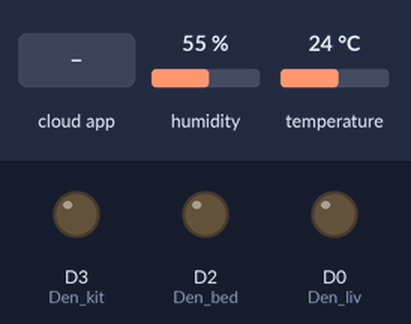
Simulated run of this sketch. Board: ESP8266 (NodeMCU). On the bench: output pins drawn as LEDs (lit = HIGH). The inputs (shaded band) are chosen by the test bench; at power-on: humidity 55 %, temperature 24 °C. WiFi joins after 1.5 s; servers stay silent unless stated; the Firebase database answers and starts empty; what the sketch prints to the serial monitor is not drawn.

Above: at 2.7 s.
2.8 s: the phone or cloud app sets Lamp to ON
At 4.0 s:
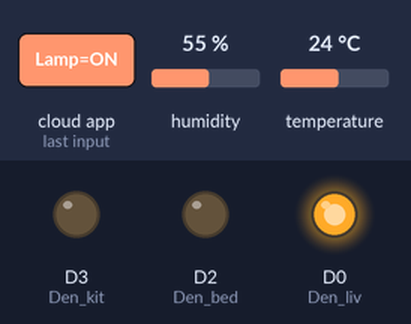
4.6 s: the phone or cloud app sets Light to ON
At 6.5 s:
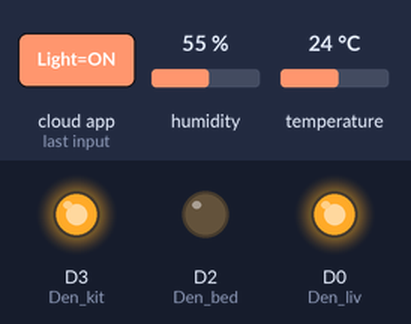
6.8 s: the phone or cloud app sets Lamp to OFF
At 7.9 s:
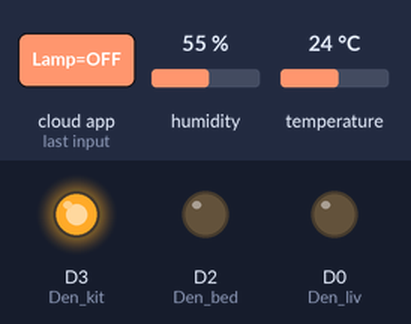
8.4 s: the phone or cloud app sets Light to OFF
At 10.5 s:
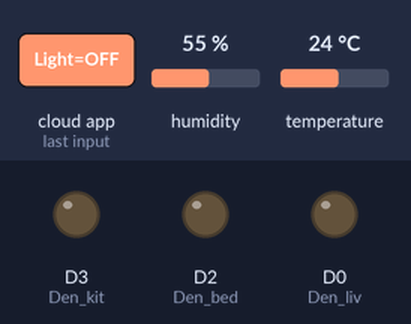
Timing chart, 0 to 11.6 s (numbered marks = the images above; inputs shaded):
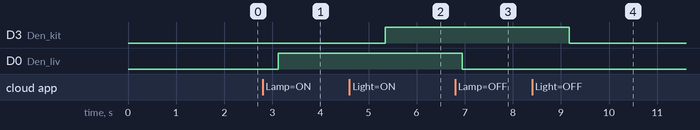

Measured:
- after the input at 2.8 s, D0 (Den_liv): LOW → HIGH after 0.33 s
- after the input at 4.6 s, D3 (Den_kit): LOW → HIGH after 0.75 s
- after the input at 6.8 s, D0 (Den_liv): HIGH → LOW after 0.15 s
- after the input at 8.4 s, D3 (Den_kit): HIGH → LOW after 0.78 s

The sketch:

dktb.ino
```cpp
#include <ESP8266WiFi.h>                                                    // esp8266 library
#include <FirebaseESP8266.h>                                                // firebase library
#include <DHT.h>                                                            // dht11 temperature and humidity sensor library
#define FIREBASE_HOST "https://appdktb-default-rtdb.firebaseio.com/"                          // the project name address from firebase id
#define FIREBASE_AUTH "yxiROHZRTNazXhmZEzgpRt3rQ4bxxmZx5gtgRmqa"            // the secret key generated from firebase

#define WIFI_SSID "K cho đâu"                                             // input your home or public wifi name
#define WIFI_PASSWORD "khongbiet@"                                    //password of wifi ssid

#define DHTPIN D4  //chân gpio 2 = D4                                                         // what digital pin we're connected to
#define DHTTYPE DHT11                                                       // select dht type as DHT 11 or DHT22


DHT dht(DHTPIN, DHTTYPE);
FirebaseData firebaseData;
int Den_liv = D0;
int Den_bed = D2;
int Den_kit = D3;
float h,t;
void setup() {
  // put your setup code here, to run once:
  Serial.begin(9600);
  WiFi.begin(WIFI_SSID, WIFI_PASSWORD);
  while (WiFi.status() != WL_CONNECTED) {
    delay (500);
    Serial.print(".");


    }
    dht.begin();
    Serial.println("");
    Serial.println("connected");
    Serial.println(WiFi.localIP());
    Firebase.begin(FIREBASE_HOST, FIREBASE_AUTH);
    pinMode(Den_liv,OUTPUT);
    pinMode(Den_bed,OUTPUT);
    pinMode(Den_kit,OUTPUT);

}

void loop()
{
    DocCamBien();
    PhongLiv();
    PhongBed();
    PhongKit();
}

void DocCamBien()
{
  h = dht.readHumidity();
  t = dht.readTemperature();

  if (isnan(h) || isnan(t))
  {
    Serial.println("Failed to read from DHT sensor!");
    return;
  }

    Serial.print("Nhiet do: ");
    Serial.print(t);
    Serial.print("*C ");
    Serial.print("Do am: ");
    Serial.print(h);
    Serial.println("% ");
    Firebase.setFloat (firebaseData ,"/DHT11/Nhiet do", t);
    Firebase.setFloat (firebaseData ,"/DHT11/Do am", h);
    delay(200);
}

void PhongLiv()
{
   if(Firebase.get(firebaseData,"/Living_Room/Lamp"))
  {
    if(firebaseData.dataType()=="string")
    {
      String den_liv = firebaseData.stringData();
      if(den_liv=="ON")
      {
        Serial.println("den mo");
        digitalWrite(Den_liv,HIGH);
      }
      else if (den_liv=="OFF")
      {
        Serial.println("den tat");
        digitalWrite(Den_liv,LOW);
      }

    }
  }
}

void PhongKit()
{
  if(Firebase.get(firebaseData,"/Kitchen_Room/Light"))
  {
    if(firebaseData.dataType()=="string")
    {
      String den_kit = firebaseData.stringData();
      if(den_kit=="ON")
      {
        Serial.println("den mo");
        digitalWrite(Den_kit,HIGH);
      }
      else if (den_kit=="OFF")
      {
        Serial.println("den tat");
        digitalWrite(Den_kit,LOW);
      }

    }
  }

}

void PhongBed()

  {
  if(Firebase.get(firebaseData,"/Bed_Room/Lamp"))
  {
    if(firebaseData.dataType()=="string")
    {
      String den_bed = firebaseData.stringData();
      if(den_bed=="ON")
      {
        Serial.println("den mo");
        digitalWrite(Den_bed,HIGH);
      }
      else if (den_bed=="OFF")
      {
        Serial.println("den tat");
        digitalWrite(Den_bed,LOW);
      }

    }
  }

}
```
